Frame 1 (no input): blank canvas, image omitted
Frame 60 (the mouse pressed at the canvas centre just before this capture): blank canvas, image omitted
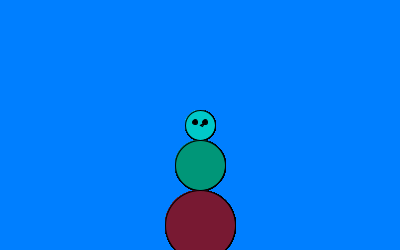
Frame 120 (the mouse held since frame 60 and released just before this capture)

The Processing sketch whose frames 1 and 60 were blank and that drew this single picture after the mouse press (run headless with seeded random() and noise(); from frame 60 on, the mouse is pressed at the canvas centre):

// Processing sketch: processing_175049
// ── processing_175049.pde


int counter;

void setup() {  
  size(400, 250);
  background(0, 127, 255);  
}
void draw() { 
  
  if (mousePressed == true){
  snowman( mouseX, mouseY);
  }
  }
void snowman(int x, int y) {
fill (0, 200, 200);
ellipse( x, y, 30, 30); //head
fill (0, 150, 120 );  
ellipse (x, y + 40, 50, 50); //torso
fill (120, 25, 50);
ellipse ( x, y + 100, 70, 70); //booty
fill(0);
ellipse(x + 5, y - 3, 5 ,5); //left eye
ellipse(x - 5, y - 3, 5 , 5); //right eye
triangle(x, y, x + 2, y + 1 , x +4, y -2);

}
